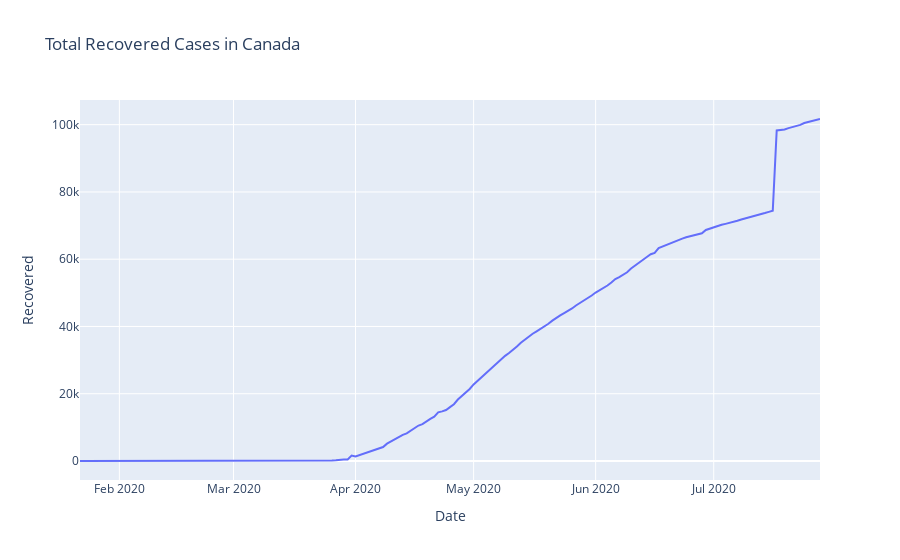

The code cell stored with this chart in its notebook:
### Code cell
fig = px.line(canada, x="Date", y="Recovered", title='Total Recovered Cases in Canada')
fig.show()

### Figure 1 — Plotly figure (JSON) as saved in the notebook; plotly's stock layout.template omitted (floating-point values rounded to 4 significant figures; data arrays with more than 128 entries replaced by an {"elided": "..."} marker saying what was removed)
{"data": [{"hovertemplate": "Date=%{x}<br>Recovered=%{y}<extra></extra>", "legendgroup": "", "line": {"color": "#636efa", "dash": "solid"}, "mode": "lines", "name": "", "orientation": "v", "showlegend": false, "type": "scatter", "x": {"elided": "189 str values"}, "xaxis": "x", "y": {"elided": "189 int values"}, "yaxis": "y"}], "layout": {"legend": {"tracegroupgap": 0}, "title": {"text": "Total Recovered Cases in Canada"}, "xaxis": {"anchor": "y", "domain": [0, 1], "title": {"text": "Date"}}, "yaxis": {"anchor": "x", "domain": [0, 1], "title": {"text": "Recovered"}}}}
